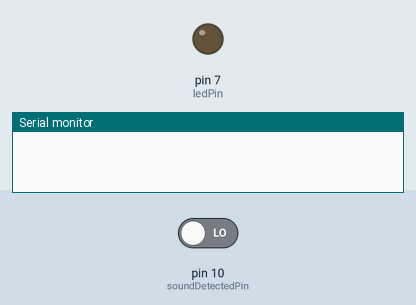
Simulated run of this sketch. Board: Arduino Uno, built with avr-gcc and run on an emulated ATmega328P. Shown: output pins drawn as LEDs (lit = HIGH), the last lines printed to the serial monitor. The inputs (shaded band) are chosen by the test bench; at power-on: pin 10 (soundDetectedPin) LOW.

Above: at 1.2 s.
1.3 s: pin 10 (soundDetectedPin) driven HIGH
At 2.3 s:
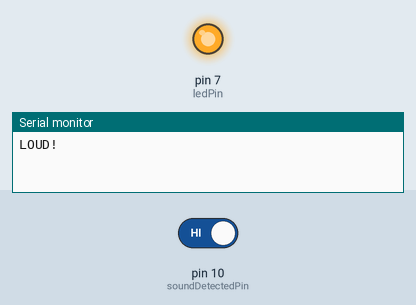
2.8 s: pin 10 (soundDetectedPin) driven LOW
At 3.8 s:
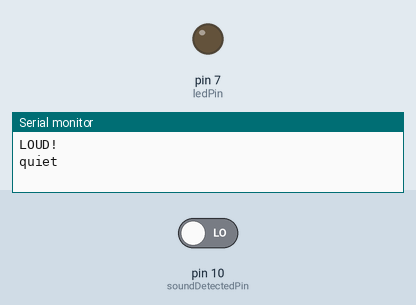
Timing chart, 0 to 5.8 s (numbered marks = the images above; inputs shaded):
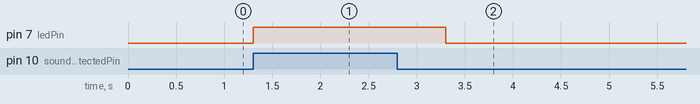

Measured:
- after the input at 1.3 s, pin 7 (ledPin): LOW → HIGH at once
- after the input at 2.8 s, pin 7 (ledPin): HIGH → LOW after 0.50 s

The sketch:

digital_code.ino
```cpp
int soundDetectedPin  = 10; // use Pin 10 as our Input
int soundDetectedVal  = HIGH; // this is where we record our sound measurement
boolean bAlarm  = false;
unsigned long lastSoundDetectTime;  // Record the time that we measured a sound
int soundAlarmTime = 500; // number of milli seconds to keep the sound alarm high
int ledPin = 7;

void setup()
{
  Serial.begin(9600);
  pinMode(ledPin,OUTPUT);
  pinMode(soundDetectedPin,INPUT);
}

void loop()
{
  soundDetectedVal = digitalRead(soundDetectedPin);  // read the sound alarm time

  // if we hear a sound
  if(soundDetectedVal == HIGH)
  {
    digitalWrite(ledPin,HIGH);  // tuen on the led to show thers is a loud noise
    lastSoundDetectTime = millis(); // record time of sound alarm

    // if signal alarm remains at HIGH , it will output the LOUD message
    if(!bAlarm)
    {
      Serial.println("LOUD!");
      bAlarm = true;
    }
  }
  if((millis()-lastSoundDetectTime) > soundAlarmTime && bAlarm)
  {
    Serial.println("quiet");
    digitalWrite(ledPin,LOW);
    bAlarm = false;
  }


}
```
